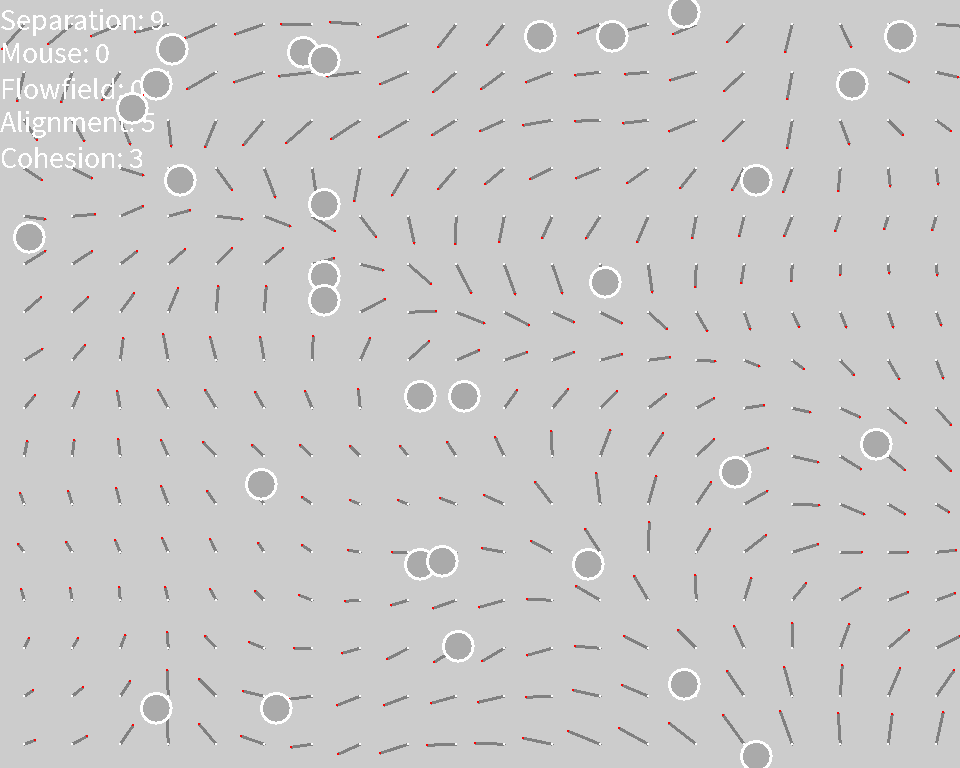
Frame 1 (no input)
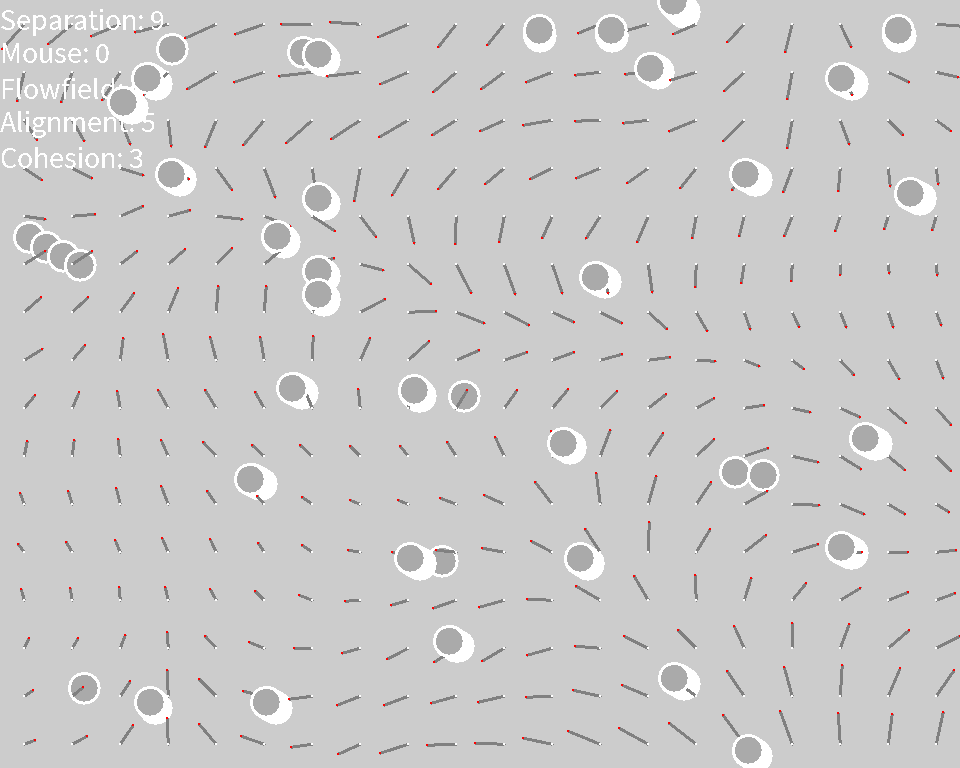
Frame 60 (the mouse pressed at the canvas centre just before this capture)
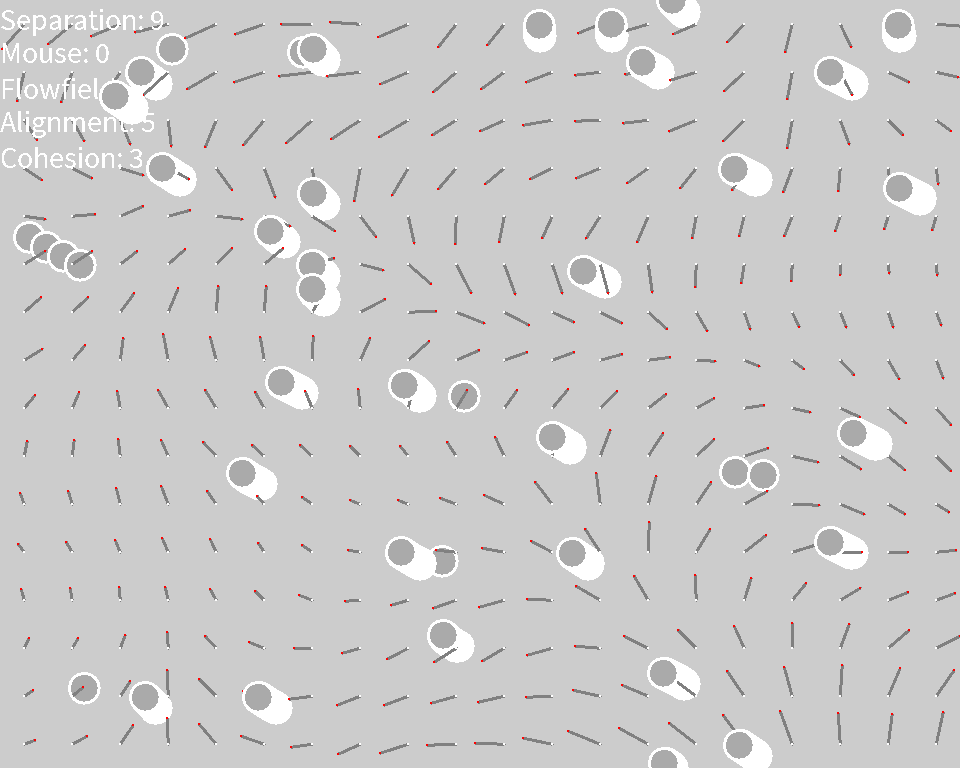
Frame 120 (the mouse held since frame 60 and released just before this capture)

The Processing sketch that drew these frames (run headless with seeded random() and noise(); from frame 60 on, the mouse is pressed at the canvas centre):

// Processing sketch: lifeforms
// ── lifeforms.pde
static final int w = 320;
static final int h = 256;
static final int scale = 3;
static final int tilesize = 8;
static final int tilew = w/tilesize;
static final int tileh = h/tilesize;

static final int orgcount = 30;
static final int groupcount = 2; // more than 2 groups starts to look off
static final int batchsize = orgcount/groupcount;

PGraphics screen;

Organism buckets[];
Organism organisms[];
Flowfield ff;
int weights[] = {9, 0, 0, 5, 3};

boolean heatmap = false;
boolean wallBounce = false;

int adds;
int muls;
int divs;
int invSqrts;

Vec2 normtab[] = new Vec2[1<<14];

void init_normtab() {
  // x and y assumed to be in range 0-7.875 in 3.4 format
  for (int y = 0; y < 128; y++) {
    for (int x = 0; x < 128; x++) {
      PVector v = new PVector((float)x, (float)y);
      v.normalize();
      // convert back to 3.4
      int nx = (int)(v.x*16);
      int ny = (int)(v.y*16);
      normtab[(y<<7)+x] = new Vec2(nx, ny);
    }
  }
}

class Vec2 {
  int x;
  int y;
  
  Vec2() {
    x = 0;
    y = 0;
  }
  
  Vec2(int _x, int _y) {
    x = _x;
    y = _y;
  }
  
  Vec2(Vec2 other) {
    x = other.x;
    y = other.y;
  }
  
  void add(Vec2 other) {
    x += other.x;
    y += other.y;
  }
  
  void sub(Vec2 other) {
    x -= other.x;
    y -= other.y;
  }
  
  void mult(int coeff) {
    x *= coeff;
    y *= coeff;
  }
  
  void div(int coeff) {
    x /= coeff;
    y /= coeff;
  }
  
  // input int 12.4 format
  void normalize() {
    int sgnx = Integer.signum(x);
    int sgny = Integer.signum(y);
    x = abs(x);
    y = abs(y);
    while (x > 127 || y > 127) {
      x >>= 1;
      y >>= 1;
    }
    Vec2 norm = new Vec2(normtab[(y<<7) + x]);
    // fix sign according to the quadrant
    x = sgnx * norm.x; //(norm.x ^ (sgnx < 0 ? 0xffffffff : 0)) + (sgnx < 0 ? 1 : 0);
    y = sgny * norm.y; //(norm.y ^ (sgny < 0 ? 0xffffffff : 0)) + (sgny < 0 ? 1 : 0);
  }
};

class Flowfield {
  PVector[][] vectors;
  int ffw;
  int ffh;
  int resolution;
  
  Flowfield(int res) {
    resolution = res;
    ffw = w/resolution;
    ffh = h/resolution;
    vectors = new PVector[w][h];
    for (int i = 0; i < ffw; i++) {
      for (int j = 0; j < ffh; j++) {
        float sample = noise(map(i, 0, ffw-1, 0, 1), map(j, 0, ffh-1, 0, 1)/*, float(frameCount)/100.0*/);
        float theta = map(sample, 0, 1, -TWO_PI, TWO_PI);
        vectors[i][j] = new PVector(cos(theta), sin(theta));
        float sample2 = noise(map(i, 0, ffw-1, 3, 6), map(j, 0, ffh-1, 3, 6)/*, float(frameCount)/100.0*/);
        vectors[i][j].limit(sample2);
      }
    }
  }
  
  PVector get(int x, int y) {
    return vectors[constrain(x, 0, ffw - 1)][constrain(y, 0, ffh - 1)];
  }
  
  void draw() {
    PVector reference = new PVector(1, 0);
    for (int y = 0; y < ffh; y++) {
      for (int x = 0; x < ffw; x++) {
        if (heatmap) {
          float sx = x * resolution;
          float sy = y * resolution;
          screen.colorMode(HSB, TWO_PI, 1.0, 1.0);
          float h = PVector.angleBetween(reference, vectors[x][y]);
          screen.stroke(h, 0.5, 0.5);
          screen.fill(h, 0.5, 0.5);
          screen.rect(sx, sy, resolution, resolution);
          screen.colorMode(RGB);
        } else {
          PVector v = vectors[x][y];
          float sx = x * resolution + resolution/2;
          float sy = y * resolution + resolution/2;
          float dx = v.x * resolution;
          float dy = v.y * resolution;
  
          screen.stroke(128); screen.line(sx, sy, sx+dx, sy+dy);
          screen.stroke(255); screen.point(sx, sy);
          screen.stroke(255, 0, 0); screen.point(sx+dx, sy+dy);
        }
      }
    }
  }
}

final float MIN_Q12 = -8.0;
final float MAX_Q12 = 7.999755859375;

final int MAX_USHORT = (1<<16)-1;
final int MIN_USHORT = 0;
final int MAX_SHORT = (1<<15)-1;
final int MIN_SHORT = -(1<<15);

final int maxspeed = MAX_SHORT/2;
final int maxspeedSq = maxspeed*maxspeed;
final float maxforce = 0.5/2;
final float orgSize = 10;

void limitMaxspeed(Vec2 vel) {
  int dsq = vel.x * vel.x + vel.y * vel.y;
  if (dsq < maxspeedSq) {
    vel.normalize();
    vel.x <<= 2;
    vel.y <<= 2; // steer.mult(maxspeed);
  }
}

int alignCoheseCircle[] = {
  -2, -4,
  -1, -4,
  0, -4,
  1, -4,
  2, -4,

  -3, -3,
  -2, -3,
  -1, -3,
  0, -3,
  1, -3,
  2, -3,
  3, -3,

  -4, -2,
  -3, -2,
  -2, -2,
  -1, -2,
  0, -2,
  1, -2,
  2, -2,
  3, -2,
  4, -2,

  -4, -1,
  -3, -1,
  -2, -1,
  -1, -1,
  0, -1,
  1, -1,
  2, -1,
  3, -1,
  4, -1,

  -4, 0,
  -3, 0,
  -2, 0,
  -1, 0,
  0, 0,
  1, 0,
  2, 0,
  3, 0,
  4, 0,

  -4, 1,
  -3, 1,
  -2, 1,
  -1, 1,
  0, 1,
  1, 1,
  2, 1,
  3, 1,
  4, 1,

  -4, 2,
  -3, 2,
  -2, 2,
  -1, 2,
  0, 2,
  1, 2,
  2, 2,
  3, 2,
  4, 2,

  -3, 3,
  -2, 3,
  -1, 3,
  0, 3,
  1, 3,
  2, 3,
  3, 3,

  -2, 4,
  -1, 4,
  0, 4,
  1, 4,
  2, 4,
};

int separationCircle[] = {
  0, -2,

  -1, -1,
  0, -1,
  1, -1,

  -2, 0,
  -1, 0,
  0, 0,
  1, 0,
  2, 0,

  -1, 1,
  0, 1,
  1, 1,

  0, 2,
};

ArrayList<Organism> getNeighbours(Organism self, int[] sepArea) {
  ArrayList<Organism> res = new ArrayList<Organism>();
  for (int i = 0; i < sepArea.length; i += 2) {
    int neighbour = self.bucketid + sepArea[i] + (sepArea[i+1] * tilew);
    //if (neighbour < 0)
    //  neighbour += tilew*tileh;
    //else if (neighbour >= tilew*tileh)
    //  neighbour -= tilew*tileh;
    if (neighbour < 0 || neighbour >= tilew*tileh)
      continue;
    Organism org = buckets[neighbour];
    if (org != null) {
      while (org.next != null) {
        if (org != self)
          res.add(org);
        org = org.next;
      }
      if (org != self)
        res.add(org);
    }
  }
  return res;
}

float fastInvSqrt(float x) {
  return 1.0 / sqrt(x);
}

class Organism {
  Vec2 pos;   // 12.4
  Vec2 vel;   // 4.12
  Vec2 accel; // 4.12
  int bucketid;
  Organism next;
  
  Organism(int x, int y, int id) {
    pos = new Vec2(x<<4, y<<4);
    vel = new Vec2((int)random(0, MAX_USHORT), (int)random(0, MAX_USHORT));
    accel = new Vec2(0, 0);
    bucketid = id;
    next = null;
  }
  
  void update() {
    vel.add(accel);
    limitMaxspeed(vel);
    Vec2 velQ4 = new Vec2(vel.x>>8, vel.y>>8);
    pos.add(velQ4);

    Organism _buckets[] = buckets; // force to show up in debugger
    
    if (wallBounce) {
      //Vec2 desiredVel = new Vec2(vel);
      //if (pos.x > 0)
      //  desiredVel.x = maxspeed;
      //else if (pos.x > w)
      //  desiredVel.x = -maxspeed;
      //if (pos.y < 0)
      //  desiredVel.y = maxspeed;
      //else if (pos.y > h)
      //  desiredVel.y = -maxspeed;
      
      //applyDesiredVel(desiredVel);
    } else {
      if (pos.x < 0)
        pos.x += w<<4;
      if (pos.y < 0)
        pos.y += h<<4;
      if (pos.x > w<<4)
        pos.x -= w<<4;
      if (pos.y > h<<4)
        pos.y -= h<<4;
    }

    int tx = constrain(pos.x / tilesize, 0, tilew-1);
    int ty = constrain(pos.y / tilesize, 0, tileh-1);
    int bucket = ty*tilew + tx;

    Organism org = buckets[bucketid];
    while (org.next != null) {
      assert(org.bucketid == bucketid);
      org = org.next;
    }

    if (bucket != bucketid) {
      Organism self = buckets[bucketid];
      Organism prev = buckets[bucketid];
      while (self != this) {
        assert(self.next != null);
        prev = self;
        self = self.next;
      }
      assert(self.next != prev);
      prev.next = self.next;
      // only one boid in the bucket
      if (self == prev)
        buckets[bucketid] = self.next;

      if (_buckets[bucket] == null)
        buckets[bucket] = self;
      else {
        Organism cur = buckets[bucket];
        while (cur.next != null)
          cur = cur.next;
        cur.next = self;
      }
      self.next = null;
      self.bucketid = bucket;
    }
  }

  void draw() {
    PVector posf = new PVector(float(pos.x)/16, float(pos.y)/16);
    PVector velf = new PVector(float(vel.x)/(1<<12), float(vel.y)/(1<<12));
    screen.stroke(#FFFFFF);
    screen.fill(#AAAAAA);
    screen.circle(posf.x, posf.y, orgSize);
    
    screen.stroke(#FF0000);
    screen.line(pos.x, pos.y, pos.x + velf.x*4, pos.y + velf.y*4);
    screen.fill(#0000FF);
  }
  
  void applyForce(Vec2 force) {
    accel.add(force);
  }
  
  void applyDesiredVel(Vec2 desired) {
    Vec2 steer = new Vec2(desired);
    steer.sub(vel);
    limitMaxspeed(steer);
    applyForce(steer);
  }
  
  Vec2 steerForce(Vec2 desiredVel) {
    Vec2 steer = new Vec2(desiredVel);
    steer.sub(vel);
    limitMaxspeed(steer);
    return steer;
  }
  
  Vec2 seek(Vec2 target) {
    Vec2 desired = new Vec2(target);
    desired.sub(pos);
    // potentially not neeed normalization step? - it starts to look off though
    // space between boids isn't maintained and they tend to lump together more often
    desired.normalize();
    desired.x <<= 2;
    desired.y <<= 2; // desired.mult(maxspeed);
    return steerForce(desired);
  }
  
  Vec2 separate() {
    Vec2 avg = new Vec2();
    int cnt = 0;
    
    for (Organism other : getNeighbours(this, separationCircle)) {
      int diffx = pos.x - other.pos.x;
      int diffy = pos.y - other.pos.y;
      int d = abs(diffx) + abs(diffy);
      Vec2 away = new Vec2(diffx, diffy);
      // 32 - maximum manhattan distance between two boids in neighbourhood area
      if (d <= 32) {
        avg.add(away);
        cnt++;
      }
      adds += 6;
    }
    
    if (cnt > 0) {
      // dividing by count and normalization step not needed - works well enough
      //avg.div(cnt);
      avg.normalize();
      avg.x <<= 2;
      avg.y <<= 2; // avg.mult(maxspeed);
      
      Vec2 steer = new Vec2(avg);
      steer.sub(vel);
      // this imitates steer.limit(maxforce) but instead of
      // limiting vector length it remaps its lenght linearly
      // from 0-8 to 0-maxforce (0.25)
      steer.x /= 32;
      steer.y /= 32;
      avg = steer;
    }
    return avg;
  }
  
  Vec2 align() {
    Vec2 avg = new Vec2();
    int cnt = 0;
    
    for (Organism other : getNeighbours(this, alignCoheseCircle)) {
      avg.add(other.vel);
      cnt++;
      adds += 3;
    }
    
    if (cnt > 0) {
      avg.normalize();
      avg.x <<= 2;
      avg.y <<= 2; // avg.mult(maxspeed);
      avg = steerForce(avg);
    }
    return avg;
  }
  
  Vec2 cohese() {
    Vec2 avg = new Vec2();
    int cnt = 0;
    
    for (Organism other : getNeighbours(this, alignCoheseCircle)) {
      avg.add(other.pos);
      cnt++;
      adds += 3;
    }
    
    if (cnt > 0) {
      avg.div(cnt);
      avg = seek(avg);
    }
    return avg;
  }
  
  void applyBehaviors() {
    accel.x = 0;
    accel.y = 0;
    Vec2 sep = separate();
    //PVector mouse = seek(new PVector(mouseX/scale, mouseY/scale));
    
    int x = pos.x / ff.ffw;
    int y = pos.y / ff.ffh;
    //PVector ffForce = steerForce(PVector.mult(ff.get(x, y), 20), maxforce);
    
    Vec2 alignment = align();
    Vec2 cohesion = cohese();
    
    sep.mult(weights[0]);
    //mouse.mult(weights[1]);
    //ffForce.mult(weights[2]);
    alignment.mult(weights[3]);
    cohesion.mult(weights[4]);
    
    muls += 4; // don't count mouse, can potentially be replaced with shifts and adds
    
    applyForce(sep);
    applyForce(alignment);
    applyForce(cohesion);
    //applyForce(mouse);
    //applyForce(ffForce);
    print(String.format("sep: (%d, %d), align: (%d, %d), coh: (%d, %d)\n", sep.x, sep.y, alignment.x, alignment.y, cohesion.x, cohesion.y)); 
  }
  
}

void setup() {
  size(960, 768); //<>//
  noSmooth();
  randomSeed(42);
  noiseSeed(38);
  init_normtab();
  screen = createGraphics(scale*w, scale*h);

  buckets = new Organism[tilew * tileh];
  organisms = new Organism[orgcount];

  int i = 0;
  while (i < orgcount) {
    int x = floor(random(0, float(tilew)));
    int y = floor(random(0, float(tileh)));
    int bucket = y*tilew + x;
    if (buckets[bucket] == null) {
      organisms[i] = new Organism(x*tilesize - tilesize/2, y*tilesize - tilesize/2, bucket);
      buckets[bucket] = organisms[i];
      i++;
    }
  }
}

int rasterBest = Integer.MAX_VALUE;
int rasterWorst = Integer.MIN_VALUE;
int group = 0;

void draw() {
  clear();
  screen.beginDraw();
  screen.clear();
  screen.scale(scale);

  ff = new Flowfield(16);
  ff.draw();
  
  screen.fill(#ffffff);
  screen.textSize(10);
  screen.text(String.format("Separation: %d\nMouse: %d\nFlowfield: %d\nAlignment: %d\nCohesion: %d",
              weights[0], weights[1], weights[2], weights[3], weights[4]), 0, 10);

  adds = 0;
  muls = 0;
  divs = 0;
  invSqrts = 0;
  
  for (int i = group * batchsize; i < (group+1) * batchsize; i++)
    organisms[i].applyBehaviors();

  for (Organism org : organisms) {
    org.update();
    org.draw();
  }
  
  group = (group+1) % groupcount;
  
  int rasterlines = (adds*12+muls*70+divs*140)/450;
  if (rasterlines < rasterBest)
    rasterBest = rasterlines;
  if (rasterlines > rasterWorst)
    rasterWorst = rasterlines;
  
  //print(String.format("adds: %d, muls: %d, divs: %d, raster lines: %d-%d-%d\n", 
  //                     adds, muls, divs, rasterBest, rasterlines, rasterWorst));

  int count = 0;
  for (int i = 0; i < buckets.length; i++) {
    if (buckets[i] != null) {
      Organism org = buckets[i];
      while (org.next != null) {
        org = org.next;
        count++;
      }
      count++;
    }
  }
  assert(count == orgcount);

  screen.endDraw();
  image(screen, 0, 0);
}

void keyPressed() {
  if (key == '1')
    weights[0] -= 1;
  if (key == '2')
    weights[0] += 1;
  if (key == '3')
    weights[1] -= 1;
  if (key == '4')
    weights[1] += 1;
  if (key == '5')
    weights[2] -= 1;
  if (key == '6')
    weights[2] += 1;
  if (key == '7')
    weights[3] -= 1;
  if (key == '8')
    weights[3] += 1;
  if (key == '9')
    weights[4] -= 1;
  if (key == '0')
    weights[4] += 1;
}
